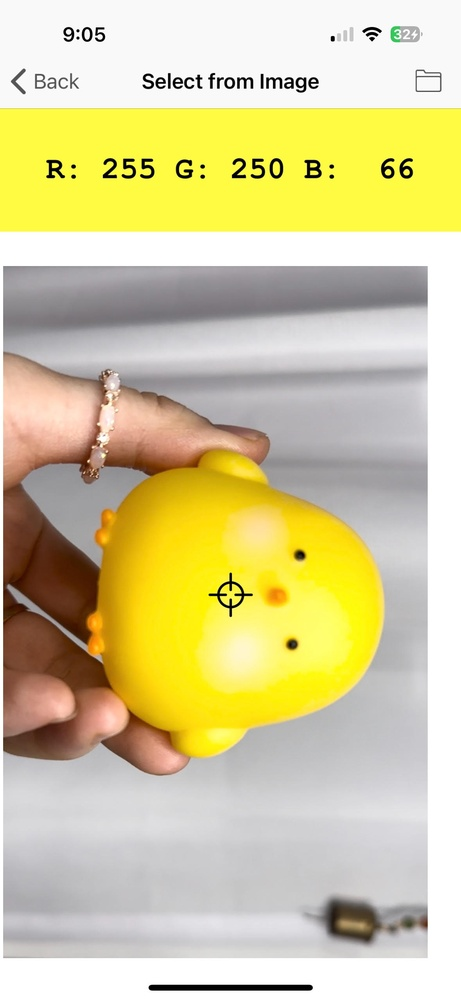
#> input picture Lab1/Q4/Duck with Flash.jpg, 461 x 1000 px, shrunk from 1179 x 2556 before the run, found by its file name
$ python 'Q4 Code_Flash.py'
#> lines starting #> are read from the running program, lines starting #| are printed output that depends on the picture
import cv2
import numpy as np
import matplotlib.pyplot as plt
from sklearn.cluster import KMeans

def find_histogram(clt):
    """
    create a histogram with k clusters
    :param: clt
    :return:hist
    """
    numLabels = np.arange(0, len(np.unique(clt.labels_)) + 1)
    (hist, _) = np.histogram(clt.labels_, bins=numLabels)

    hist = hist.astype("float")
    hist /= hist.sum()

    return hist
def plot_colors2(hist, centroids):
    bar = np.zeros((50, 300, 3), dtype="uint8")
    startX = 0

    for (percent, color) in zip(hist, centroids):
        # plot the relative percentage of each cluster
        endX = startX + (percent * 300)
        cv2.rectangle(bar, (int(startX), 0), (int(endX), 50),
                      color.astype("uint8").tolist(), -1)
        startX = endX

    # return the bar chart
    return bar

img = cv2.imread("C:\\Users\\Hana\\180DA-WarmUp\\Lab1\\Q4\\Duck with Flash.jpg")
#> img is the input picture: shape (1000, 461, 3); mean B, G, R 155.9, 204.3, 213.5
img = cv2.cvtColor(img, cv2.COLOR_BGR2RGB)

img = img.reshape((img.shape[0] * img.shape[1],3)) #represent as row*column,channel number
clt = KMeans(n_clusters=3) #cluster number
clt.fit(img)

hist = find_histogram(clt)
bar = plot_colors2(hist, clt.cluster_centers_)
#> after the loop in plot_colors2, `for (percent, color) in zip(hist, centroids):`:
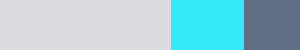
#> bar: shape (50, 300, 3); mean of channels 0, 1, 2 213, 203.3, 155.3; drawn as B, G, R

plt.axis("off")
plt.imshow(bar)
plt.show()

# cite - https://code.likeagirl.io/finding-dominant-colour-on-an-image-b4e075f98097
# This is the given tutorial link from the Lab

$ run again, with Lab1/Q4/duck without flash.jpg copied over Lab1/Q4/Duck with Flash.jpg
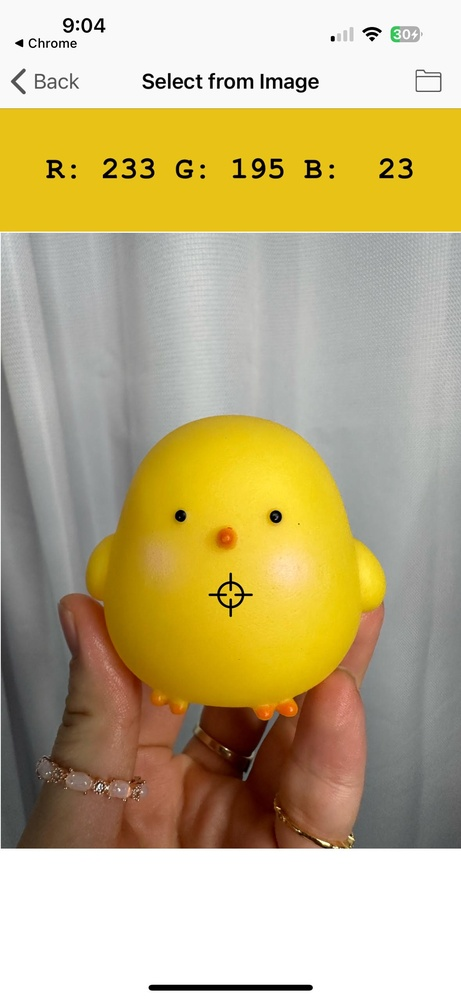
#> input picture Lab1/Q4/duck without flash.jpg, 461 x 1000 px, shrunk from 1179 x 2556 before the run, found by its file name
#> img is the input picture: shape (1000, 461, 3); mean B, G, R 132.8, 177.1, 191.9
#> after the loop in plot_colors2, `for (percent, color) in zip(hist, centroids):`:
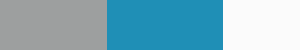
#> bar: shape (50, 300, 3); mean of channels 0, 1, 2 191.5, 176.4, 132.4; drawn as B, G, R
